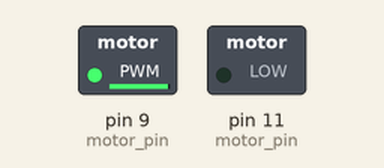
Recording of a sketch running on a simulated Arduino Uno, built with avr-gcc and run on an emulated ATmega328P. Shown: switched loads named in the sketch (green lamp = pin HIGH).

Above: at 0.1 s.
Timing chart, 0 to 1.6 s (numbered marks = the images above):
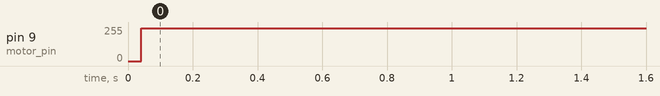

The sketch:

Trl_Wth_Lib.ino
```cpp
#include "Walk.h"
#include "PinChangeInterrupt.h"

#define max_speed 0.6
#define max_speed 0.6
#define follow_speed 0.6
#define DELAY 50

uint8_t motor_pin[2] = {9, 11};
uint8_t dir_pin[2] = {10, 12};
uint8_t outputA[2] = {2, 3};
uint8_t outputB[2] = {4, 5};

int theta_1[50] = {503,502,502,501,500,500,499,498,497,496,496,495,494,493,492,491,490,489,488,487,486,485,484,483,482,480,479,478,477,476,474,473,472,471,469,468,467,465,464,463,461,460,459,457,456,454,467,492,509,509};
int theta_2[50] = { -184,-186,-187,-188,-190,-191,-193,-194,-195,-197,-198,-199,-201,-202,-203,-204,-206,-207,-208,-209,-210,-211,-213,-214,-215,-216,-217,-218,-219,-220,-221,-222,-223,-224,-225,-225,-226,-227,-228,-229,-230,-230,-231,-232,-232,-233,-239,-239,-222,-197};

float Kp[2] = {1, 1}, Kd[2] = {0, 0}, Ki[2] = {0, 0};

Leg L1(motor_pin,dir_pin,outputA,outputB);

void setup() {
  L1.set_points(theta_1,theta_2);
  for (int i = 0; i < 2; i++)
    L1.Mtr[i].set_Kpid(Kp[i],Ki[i],Kd[i]);
}

void loop() {
  L1.move_leg();
}
```

Walk.cpp
```cpp
/*
  Walk.cpp - Stores the Functions Declarations
             for walking of a bot

*/

#include "Arduino.h"
#include "PinChangeInterrupt.h"
#include "Walk.h"

#define max_speed 0.6
#define max_speed 0.6
#define follow_speed 0.6
#define DELAY 50

//DC_Motor:
  void Motor::DC_Motor(uint8_t M_Pin, uint8_t D_Pin){ // Intialize
    Motor_Pin = M_Pin;
    Dir_Pin = D_Pin;
    motor_init();
  }

  void Motor::motor_init(){
    pinMode(Motor_Pin, OUTPUT);
    pinMode(Dir_Pin, OUTPUT);
  }

  void Motor::set_motor_speed(int motor_speed) {
    if (abs(motor_speed) < 5)
      motor_speed = 0;
    if (motor_speed >= 0) {
      //Clockwise direction
      digitalWrite(Dir_Pin, HIGH);
      analogWrite(Motor_Pin, motor_speed);
    }
    else if (motor_speed < 0) {
      //Anti Clockwise direction
      digitalWrite(Dir_Pin, LOW);
      analogWrite(Motor_Pin, (-1 * motor_speed));
    }
  }

//Encoder :
  void Motor::Encoder(uint8_t A, uint8_t B){
    encoded = 0;
    last_encoded = 0;
    MSB = 0;
    LSB = 0;
    sum = 0;
    Pin_A = A;
    Pin_B = B;
    encoderValue =0;
    Encoder_init();

  }

  void Motor::Encoder_init(){
    pinMode(Pin_A, INPUT_PULLUP);
    pinMode(Pin_B, INPUT_PULLUP);
  }

  void Motor::encode_A(){
    MSB = digitalRead(Pin_A); //MSB = most significant bit
    LSB = digitalRead(Pin_B); //LSB = least significant bit

    encoded = (MSB << 1) | LSB; //converting the 2 pin value to single number
    sum  = (last_encoded << 2) | encoded; //adding it to the previous encoded value

    if (sum == 0b1101 || sum == 0b0100 || sum == 0b0010 || sum == 0b1011) encoderValue ++;
    if (sum == 0b1110 || sum == 0b0111 || sum == 0b0001 || sum == 0b1000) encoderValue --;
    last_encoded = encoded; //store this value for next time
  }

  void Motor::encode_B(){
    MSB = digitalRead(Pin_A); //MSB = most significant bit
    LSB = digitalRead(Pin_B); //LSB = least significant bit

    encoded = (MSB << 1) | LSB; //converting the 2 pin value to single number
    sum  = (last_encoded << 2) | encoded; //adding it to the previous encoded value

    if (sum == 0b1101 || sum == 0b0100 || sum == 0b0010 || sum == 0b1011) encoderValue ++;
    if (sum == 0b1110 || sum == 0b0111 || sum == 0b0001 || sum == 0b1000) encoderValue --;
    last_encoded = encoded; //store this value for next time
  }

  void Motor::print_position(){
      Serial.print(encoderValue);
      Serial.print(" ");
  }

//Motor
  void Motor::Motor_1(uint8_t A, uint8_t B, uint8_t M, uint8_t D){
      Encoder(A,B);
      DC_Motor(M,D);
      P = 0;
      I = 0;
      D = 0;
      error = 0;
      last_error =0;
      PID = 0;
    }

    void Motor::set_Kpid(float kp, float ki, float kd){
      Kp = kp;
      Kd = kd;
      Ki = ki;
    }

    int Motor::sign(int i) {
      if (i < 0)
        return -1;
      return 1;
    }

    void Motor::calc_PID(){
      error = set_position - encoderValue;
      P = error;
      I += error;
      D = error - last_error;
      PID = -1 * ((Kp * P) + (Ki * I) + (Kd * D));
      last_error = error;
      if (abs(PID) > max_speed)
        PID = sign(PID) * max_speed;
    }

    void Motor::motors(){
      set_motor_speed(PID);
    }

//Leg:
  Leg::Leg(uint8_t Mtr_Pin[2], uint8_t Dir_Pin[2], uint8_t PA[2], uint8_t PB[2]){
    PID_dt = 100;
    for (int i = 0; i < 2; i++)
      Mtr[i].Motor_1(PA[i],PB[i], Mtr_Pin[i], Dir_Pin[2]);

  }

  void Leg::set_points(int Q1[50], int Q2[50]){
    for (int i = 0; i < 50; i++) {
      theta_1_V[i] = Q1[i];
      theta_2_V[i] = Q2[i];
    }
  }

  void Leg::move_leg(){//To be modified
      for (int i = 1; i < 50; i++){
        last_ms = millis();
        Mtr[0].set_position = theta_1_V[i];
        Mtr[1].set_position = theta_2_V[i];
        while (millis() - last_ms < PID_dt)
        {
          print_position_encoders();
          cal_PID();
          setAllMotors();
        }
      }
  }

  void Leg::print_position_encoders(){
    for (int i = 0; i < 2; i++)
      Mtr[i].print_position();
  }

  void Leg::cal_PID(){
    for (int i = 0; i < 2; i++)
      Mtr[i].calc_PID();
  }

  void Leg::setAllMotors(){
    for(int i = 0; i < 2; i++)
      Mtr[i].motors();
    }
```

Walk.h
```cpp
/*
  Walk.h - Library for storing walk funtions
*/
#ifndef Walk_h
#define Walk_h
#include "PinChangeInterrupt.h"

#include "Arduino.h"

// class DC_Motor{
// public:
// };

// class Encoder{
//  public:
// };

class Motor{//} : public Encoder, public DC_Motor{
public:
  //DC_Motor
  uint8_t Motor_Pin;
  uint8_t Dir_Pin;
  void DC_Motor(uint8_t, uint8_t);
  void motor_init();
  void set_motor_speed(int);
  //Encoder
  uint8_t Pin_A;
  uint8_t Pin_B;
  volatile int encoded;
  volatile int last_encoded;
  volatile int MSB;
  volatile int LSB;
  volatile int sum;
  int encoderValue;
  //Functions:
  void Encoder(uint8_t , uint8_t );
  void Encoder_init();
  void encode_A();
  void encode_B();
  void print_position();
  //Motor
  float P;
  float I;
  float D;
  float Kp;
  float Kd;
  float Ki;
  float error;
  float last_error;
  //Variables
  float set_position;
  float PID;
  //Functions
  void Motor_1(uint8_t, uint8_t, uint8_t, uint8_t );
  void set_Kpid(float , float , float );
  int sign(int i);
  void calc_PID();
  void motors();
};

class Leg{
public:
  int theta_1_V[50];
  int theta_2_V[50];
  long last_ms;
  long PID_dt;
  Motor Mtr[2];
  Leg(uint8_t [], uint8_t [],uint8_t [], uint8_t []);
  void set_points(int [], int []);
  void move_leg();
  void print_position_encoders();
  void cal_PID();
  void setAllMotors();
};
#endif
```

Measured:
- by itself, pin 9 (motor_pin): 0/255 → 247/255 at 0.04 s
